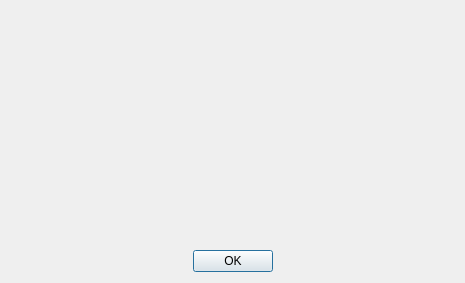
<?xml version="1.0" encoding="UTF-8"?>
<ui version="4.0">
 <class>SettingsDialog</class>
 <widget class="QDialog" name="SettingsDialog">
  <property name="geometry">
   <rect>
    <x>0</x>
    <y>0</y>
    <width>465</width>
    <height>283</height>
   </rect>
  </property>
  <property name="windowTitle">
   <string>FreeGo: Settings</string>
  </property>
  <layout class="QVBoxLayout" name="verticalLayout">
   <item>
    <spacer name="verticalSpacer">
     <property name="orientation">
      <enum>Qt::Vertical</enum>
     </property>
     <property name="sizeHint" stdset="0">
      <size>
       <width>20</width>
       <height>40</height>
      </size>
     </property>
    </spacer>
   </item>
   <item>
    <widget class="QDialogButtonBox" name="buttonBox">
     <property name="orientation">
      <enum>Qt::Horizontal</enum>
     </property>
     <property name="standardButtons">
      <set>QDialogButtonBox::Ok</set>
     </property>
     <property name="centerButtons">
      <bool>true</bool>
     </property>
    </widget>
   </item>
  </layout>
 </widget>
 <resources/>
 <connections>
  <connection>
   <sender>buttonBox</sender>
   <signal>accepted()</signal>
   <receiver>SettingsDialog</receiver>
   <slot>accept()</slot>
   <hints>
    <hint type="sourcelabel">
     <x>248</x>
     <y>254</y>
    </hint>
    <hint type="destinationlabel">
     <x>157</x>
     <y>274</y>
    </hint>
   </hints>
  </connection>
  <connection>
   <sender>buttonBox</sender>
   <signal>rejected()</signal>
   <receiver>SettingsDialog</receiver>
   <slot>reject()</slot>
   <hints>
    <hint type="sourcelabel">
     <x>316</x>
     <y>260</y>
    </hint>
    <hint type="destinationlabel">
     <x>286</x>
     <y>274</y>
    </hint>
   </hints>
  </connection>
 </connections>
</ui>
